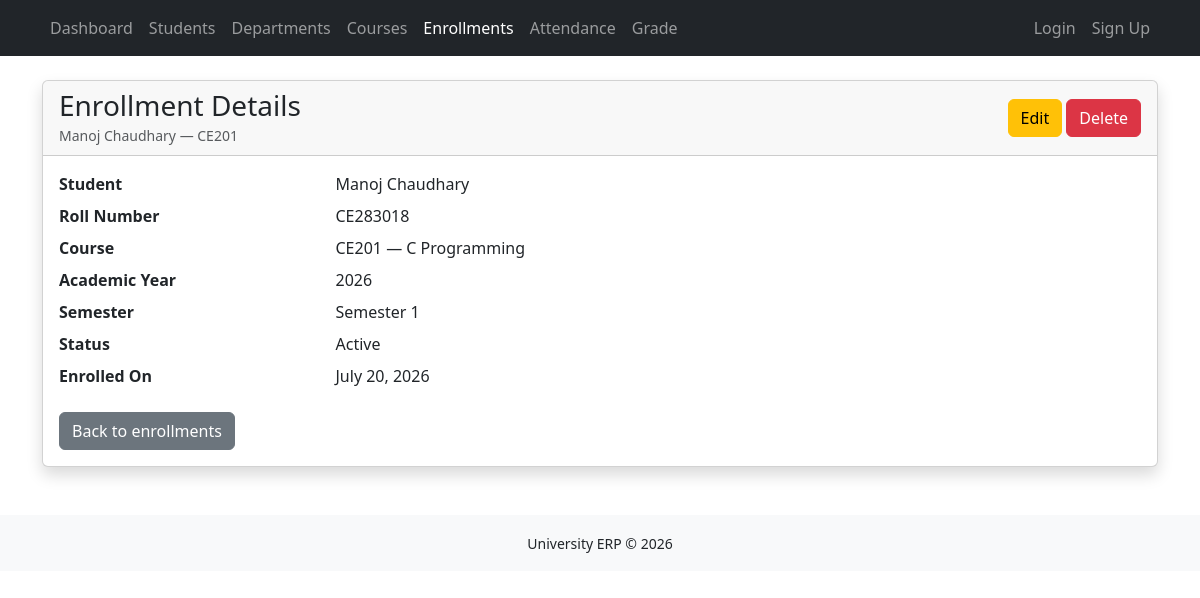
/enrollments/1/, run on the app's committed database.
### enrollments/models.py (models this page shows, shortened)
class Enrollment(models.Model):
    SEMESTER_CHOICES = [
        (1, "Semester 1"),
        (2, "Semester 2"),
        (3, "Semester 3"),
        (4, "Semester 4"),
        (5, "Semester 5"),
        (6, "Semester 6"),
        (7, "Semester 7"),
        (8, "Semester 8"),
    ]
    """
    STATUS_CHOICES = [
        ("ACTIVE", "Active"),
        ("COMPLETED", "Completed"),
        ("DROPPED", "Dropped"),
    ]
    """
    class Status(models.TextChoices):
        ACTIVE = "ACTIVE", "Active"
        COMPLETED = "COMPLETED", "Completed"
        DROPPED = "DROPPED", "Dropped"
    student = models.ForeignKey(
        Student, on_delete=models.CASCADE, related_name="enrollments"
    )
    course = models.ForeignKey(
        Course, on_delete=models.CASCADE, related_name="enrollments"
    )
    academic_year = models.CharField(
        max_length=9,
    )
    semester = models.PositiveSmallIntegerField(choices=SEMESTER_CHOICES)
    status = models.CharField(
        max_length=20,
        choices=Status.choices,
        default=Status.ACTIVE,
    )
    enrolled_at = models.DateField(
        auto_now_add=True,
    )
    class Meta:
        ordering = [
            "student",
            "course",
        ]
        constraints = [
            models.UniqueConstraint(
                fields=[
                    "student",
                    "course",
                    "academic_year",
                ],
                name="unique_student_course_year",
            )
        ]

### students/models.py (models this page shows, shortened)
class Student(TimeStampedMixin):
    GENDER_CHOICES = [
        ("M", "Male"),
        ("F", "Female"),
        ("O", "Others"),
    ]
    objects = StudentManager()
    roll_number = models.CharField(
        max_length=20,
        unique=True, null=True,
        help_text="Unique roll no. of a student",
    )
    name = models.CharField(
        max_length=100
    )
    department = models.ForeignKey(
        Department,
        on_delete=models.PROTECT,
        related_name="students",
        blank=True,
        null=True,
    )
    email = models.EmailField(
        unique=True,
        blank=True,
        null=True)
    phone = models.CharField(
        max_length=15,
        blank=True,
        null=True,
        validators=[validate_phone],
    )
    date_of_birth = models.DateField(
        blank=True,
        null=True)
    gender = models.CharField(
        max_length=1,
        blank=True,
        null=True,
        choices=GENDER_CHOICES
    )
    address = models.TextField(
        blank=True,
        null=True)
    photo = models.ImageField(
        upload_to="students/",
        blank=True,
        null=True)
    class Meta:
        ordering = ["roll_number", "name"]
        indexes = [models.Index(fields=["name"], name="student_name_index")]

### courses/models.py (models this page shows, shortened)
class Course(TimeStampedMixin):
    SEMESTER_CHOICES = [
        (1, "Semester 1"),
        (2, "Semester 2"),
        (3, "Semester 3"),
        (4, "Semester 4"),
        (5, "Semester 5"),
        (6, "Semester 6"),
        (7, "Semester 7"),
        (8, "Semester 8"),
    ]
    code = models.CharField(max_length=20, unique=True)
    title = models.CharField(max_length=50)
    credit_hours = models.PositiveSmallIntegerField(default=3)
    department = models.ForeignKey(
        Department, on_delete=models.PROTECT, related_name="courses"
    )
    semester = models.PositiveSmallIntegerField(
        blank=True, null=True, choices=SEMESTER_CHOICES
    )
    description = models.TextField(blank=True)
    is_active = models.BooleanField(default=True)
    class Meta:
        ordering = ["semester", "code"]
        verbose_name = "Course"
        verbose_name_plural = "Courses"

### enrollments/views.py (the view)
# urls.py: path("<int:pk>/", views.enrollment_detail, name="enrollment_detail"),
def enrollment_detail(request, pk):
    enrollment = get_object_or_404(
        Enrollment.objects.select_related("student", "course"), pk=pk
    )
    context = {"enrollment": enrollment}
    return render(request, "enrollments/enrollment_detail.html", context)

### enrollments/templates/enrollments/enrollment_detail.html (shortened to what this page needs)
{% extends "base.html" %}
{% block content %}
<div class="card shadow">
    <div class="card-header d-flex justify-content-between align-items-center">
        <div>
            <h3 class="mb-0">Enrollment Details</h3>
            <small class="text-muted">{{ enrollment.student.name }} &mdash; {{ enrollment.course.code }}</small>
        </div>
        <div>
            <a href="{% url 'enrollments:enrollment_update' enrollment.pk %}" class="btn btn-warning">Edit</a>
            <a href="{% url 'enrollments:enrollment_delete' enrollment.pk %}" class="btn btn-danger">Delete</a>
        </div>
    </div>
    <div class="card-body">
        <dl class="row mb-0">
            <dt class="col-sm-3">Student</dt><dd class="col-sm-9">{{ enrollment.student.name }}</dd>
            <dt class="col-sm-3">Roll Number</dt><dd class="col-sm-9">{{ enrollment.student.roll_number }}</dd>
            <dt class="col-sm-3">Course</dt><dd class="col-sm-9">{{ enrollment.course.code }} &mdash; {{ enrollment.course.title }}</dd>
            <dt class="col-sm-3">Academic Year</dt><dd class="col-sm-9">{{ enrollment.academic_year }}</dd>
            <dt class="col-sm-3">Semester</dt><dd class="col-sm-9">{{ enrollment.get_semester_display }}</dd>
            <dt class="col-sm-3">Status</dt><dd class="col-sm-9">{{ enrollment.get_status_display }}</dd>
            <dt class="col-sm-3">Enrolled On</dt><dd class="col-sm-9">{{ enrollment.enrolled_at|date:"F j, Y" }}</dd>
        </dl>
        <a href="{% url 'enrollments:enrollment_list' %}" class="btn btn-secondary mt-3">Back to enrollments</a>
    </div>
</div>
{% endblock %}

### data on the page
Enrollment: student.name "Manoj Chaudhary", course.code "CE201", student.roll_number "CE283018", course "C Programming", academic_year "2026", semester "Semester 1", status "Active", enrolled_at "July 20, 2026"
